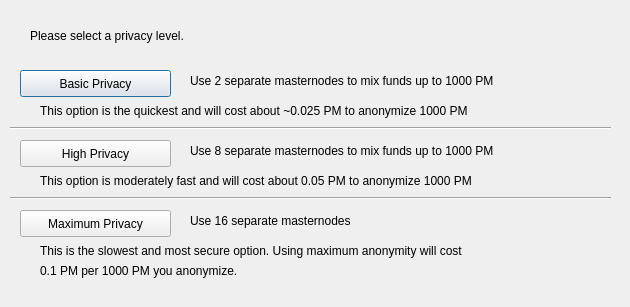
<?xml version="1.0" encoding="UTF-8"?>
<ui version="4.0">
 <class>DarksendConfig</class>
 <widget class="QDialog" name="DarksendConfig">
  <property name="geometry">
   <rect>
    <x>0</x>
    <y>0</y>
    <width>630</width>
    <height>307</height>
   </rect>
  </property>
  <property name="windowTitle">
   <string>Configure Darksend</string>
  </property>
  <widget class="QPushButton" name="buttonBasic">
   <property name="geometry">
    <rect>
     <x>20</x>
     <y>70</y>
     <width>151</width>
     <height>27</height>
    </rect>
   </property>
   <property name="text">
    <string>Basic Privacy</string>
   </property>
  </widget>
  <widget class="QPushButton" name="buttonHigh">
   <property name="geometry">
    <rect>
     <x>20</x>
     <y>140</y>
     <width>151</width>
     <height>27</height>
    </rect>
   </property>
   <property name="text">
    <string>High Privacy</string>
   </property>
  </widget>
  <widget class="QPushButton" name="buttonMax">
   <property name="geometry">
    <rect>
     <x>20</x>
     <y>210</y>
     <width>151</width>
     <height>27</height>
    </rect>
   </property>
   <property name="text">
    <string>Maximum Privacy</string>
   </property>
  </widget>
  <widget class="QLabel" name="label">
   <property name="geometry">
    <rect>
     <x>30</x>
     <y>20</y>
     <width>571</width>
     <height>31</height>
    </rect>
   </property>
   <property name="text">
    <string>Please select a privacy level.</string>
   </property>
  </widget>
  <widget class="QLabel" name="label_2">
   <property name="geometry">
    <rect>
     <x>190</x>
     <y>70</y>
     <width>421</width>
     <height>21</height>
    </rect>
   </property>
   <property name="text">
    <string>Use 2 separate masternodes to mix funds up to 1000 PM</string>
   </property>
  </widget>
  <widget class="QLabel" name="label_3">
   <property name="geometry">
    <rect>
     <x>190</x>
     <y>140</y>
     <width>411</width>
     <height>21</height>
    </rect>
   </property>
   <property name="text">
    <string>Use 8 separate masternodes to mix funds up to 1000 PM</string>
   </property>
  </widget>
  <widget class="QLabel" name="label_4">
   <property name="geometry">
    <rect>
     <x>190</x>
     <y>210</y>
     <width>421</width>
     <height>21</height>
    </rect>
   </property>
   <property name="text">
    <string>Use 16 separate masternodes</string>
   </property>
  </widget>
  <widget class="QLabel" name="label_6">
   <property name="geometry">
    <rect>
     <x>40</x>
     <y>100</y>
     <width>561</width>
     <height>21</height>
    </rect>
   </property>
   <property name="text">
    <string>This option is the quickest and will cost about ~0.025 PM to anonymize 1000 PM</string>
   </property>
  </widget>
  <widget class="QLabel" name="label_7">
   <property name="geometry">
    <rect>
     <x>40</x>
     <y>170</y>
     <width>561</width>
     <height>21</height>
    </rect>
   </property>
   <property name="text">
    <string>This option is moderately fast and will cost about 0.05 PM to anonymize 1000 PM</string>
   </property>
  </widget>
  <widget class="QLabel" name="label_8">
   <property name="geometry">
    <rect>
     <x>40</x>
     <y>240</y>
     <width>561</width>
     <height>21</height>
    </rect>
   </property>
   <property name="text">
    <string>This is the slowest and most secure option. Using maximum anonymity will cost</string>
   </property>
  </widget>
  <widget class="QLabel" name="label_9">
   <property name="geometry">
    <rect>
     <x>40</x>
     <y>260</y>
     <width>561</width>
     <height>21</height>
    </rect>
   </property>
   <property name="text">
    <string>0.1 PM per 1000 PM you anonymize.</string>
   </property>
  </widget>
  <widget class="Line" name="line">
   <property name="geometry">
    <rect>
     <x>10</x>
     <y>120</y>
     <width>601</width>
     <height>16</height>
    </rect>
   </property>
   <property name="orientation">
    <enum>Qt::Horizontal</enum>
   </property>
  </widget>
  <widget class="Line" name="line_2">
   <property name="geometry">
    <rect>
     <x>10</x>
     <y>190</y>
     <width>601</width>
     <height>16</height>
    </rect>
   </property>
   <property name="orientation">
    <enum>Qt::Horizontal</enum>
   </property>
  </widget>
 </widget>
 <resources/>
 <connections/>
</ui>
